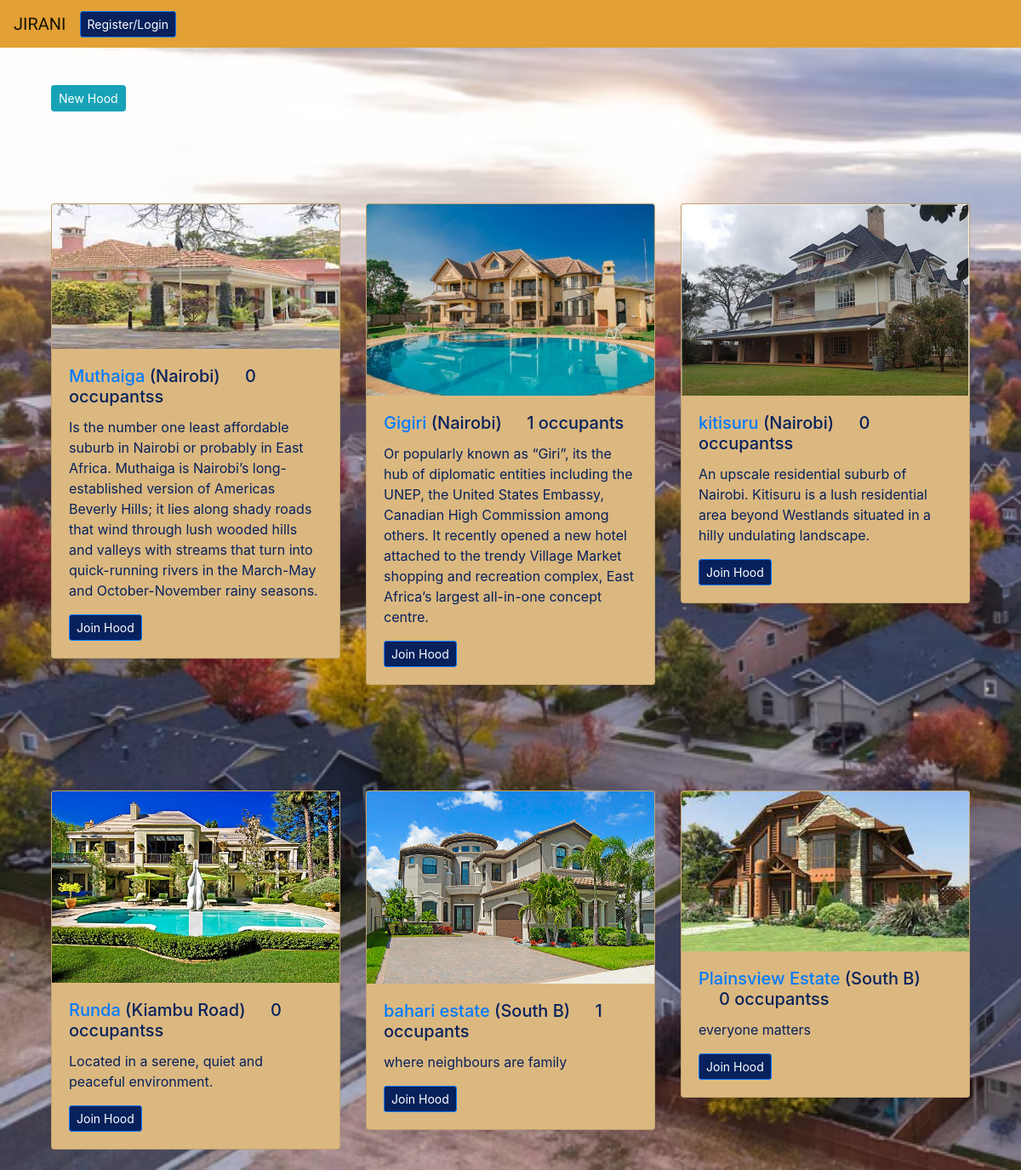
/hoods/, run on the app's committed database.
### app/models.py (models this page shows, shortened)
class Neighborhood(models.Model):
    hoodname = models.CharField(blank=True, max_length=120)
    location = models.CharField(max_length=60, blank=True)
    admin = models.ForeignKey("Profile", on_delete=models.CASCADE, related_name='hood')
    hoodphoto = models.ImageField(upload_to='images/', null=True)
    description = models.TextField(null =True)
    healthdep = models.IntegerField(null=True, blank=True)
    policeno = models.IntegerField(null=True, blank=True)

### app/views.py (the view)
# urls.py: path('hoods/', views.hoods, name='jirani'),
def hoods(request):
    hoods = Neighborhood.objects.all()
    hoods = hoods[::-1]
    context = {
        'hoods': hoods,
    }
    return render(request, 'jirani/jirani.html', context)

### app/templates/jirani/jirani.html
{% extends 'jirani/base.html' %}
{% load crispy_forms_tags %}
{% block content %}
<div class="container">
        <a href="{% url 'new-hood' %}" class="btn btn-sm btn-info mb-2"> New Hood</a>
    <div class="row">
        {% for hood in hoods %}
        <div class="col-md-4">
            <div class="card mb-4" style="min-height:340px">
                <img src="{{ hood.hoodphoto.url }}" class="card-img-top" alt="{{ hood.hoodname }}">
                <div class="card-body">
                    <h5 class="card-title"><a href="{% url 'hood' hood.id%}">{{ hood.hoodname }} </a>  ({{hood.location}}) <span class="ml-4">{{hood.occupants.count}} occupants{{hood.occupants.count|pluralize}}</span></h5>
                    <p class="card-text">{{hood.description}}</p>
                    {% if request.user.profile.neighborhood == hood %}
                    <a href="{% url 'leave-hood' hood.id %}" class="btn btn-outline-danger btn-sm">Leave Hood</a>
                    {% elif not request.user.profile.neighborhood %}
                    <a href="{% url 'join-hood' hood.id %}" class="btn btn-primary btn-sm">Join Hood</a>
                    {% endif %}
                </div>
            </div>
        </div>
        {% endfor %}
    </div>
</div>
{% endblock %}

### app/templates/jirani/base.html (shortened to what this page needs)
{% load static%}
<!DOCTYPE html>
<html lang="en">
<head>
    <link href="https://cdn.jsdelivr.net/npm/bootstrap@5.0.2/dist/css/bootstrap.min.css" rel="stylesheet">
    <link href="https://stackpath.bootstrapcdn.com/bootstrap/4.3.1/css/bootstrap.min.css" rel="stylesheet">
    {% block styles %}
        <link rel="stylesheet" href="{% static 'css/main.css' %}">
    {% endblock %}
</head>
<body>
    {% include "navbar.html" %}
    <div style="margin-top: 100px;"  class="container">
    {% block content %}{% endblock %}
    </div>
</body>
</html>

### app/templates/navbar.html
<div class="container-fluid px-0">
    <header>
        <nav class="navbar fixed-top navbar-expand-lg navbar-transparent navbar-light bg-steel">
            <a class="navbar-brand" href="{% url 'home' %}">JIRANI</a>
            <div class="collapse navbar-collapse" id="navbarSupportedContent">
                <ul class="navbar-nav navbar-right">
                    {% if user.is_authenticated%}
                        <li class="nav-item dropdown">
                            <a class="nav-link dropdown-toggle" id="navbarDropdownMenuLink" data-toggle="dropdown">{{ user.username|title }}
                            <img class="rounded-circle nav-img" src="{{ user.profile.profile_pic.url }}" width="22" height="22" class="rounded-circle" alt="..." style="width: 45px; height: 45px">
                            </a>
                            <div class="dropdown-menu dropdown-primary" aria-labelledby="navbarDropdownMenuLink">
                                <a class="dropdown-item text-center" href="{% url 'profile' user.username %}">Profile</a>
                                <hr>
                                <a class="dropdown-item text-center" href="{% url 'edit' user.username  %}"> Edit profile</a>
                                <hr>
                                <a href="{% url 'logout' %}" class="text-secondary text-center dropdown-item">Log Out</a>
                                <hr>
                            </div>
                        </li>
                    {% else %}
                        <a href="{% url 'login' %}" class="login btn btn-sm btn-primary"> Register/Login </a>
                    {% endif %}
                </ul>
            </div>
        </nav>
    </header>
</div>

### static/css/main.css (style rules this page uses)
body { background: url(/static/images/hood.avif); background-repeat: no-repeat; background-size: cover; color: #fff; }
.navbar-transparent { background: transparent; }
.navbar-brand { font-family: "Allerta Stencil", sans-serif; color: #2660dd; }
.btn-primary { background-color: #06215c; }
.bg-steel { background-color: #e2a035; }
.card { background-color: #dbb880; margin-top: 100px; color: #06215c; width: fit-content; }

### data on the page
Neighborhood: hoodphoto (picture), hoodname "Muthaiga", location "Nairobi", occupants.count "0", description "Is the number one least affordable suburb in Nairobi or probably in East Africa. Muthaiga is Nairobi’s long-established version of Americas Beverly Hills; it lies along shady roads that wind through lush wooded hills and valleys with streams that turn into quick-running rivers in the March-May and October-November rainy seasons."
Neighborhood: hoodphoto (picture), hoodname "Gigiri", location "Nairobi", occupants.count "1", description "Or popularly known as “Giri”, its the hub of diplomatic entities including the UNEP, the United States Embassy, Canadian High Commission among others. It recently opened a new hotel attached to the trendy Village Market shopping and recreation complex, East Africa’s largest all-in-one concept centre."
Neighborhood: hoodphoto (picture), hoodname "kitisuru", location "Nairobi", occupants.count "0", description "An upscale residential suburb of Nairobi. Kitisuru is a lush residential area beyond Westlands situated in a hilly undulating landscape."
Neighborhood: hoodphoto (picture), hoodname "Runda", location "Kiambu Road", occupants.count "0", description "Located in a serene, quiet and peaceful environment."
Neighborhood: hoodphoto (picture), hoodname "bahari estate", location "South B", occupants.count "1", description "where neighbours are family"
Neighborhood: hoodphoto (picture), hoodname "Plainsview Estate", location "South B", occupants.count "0", description "everyone matters"
